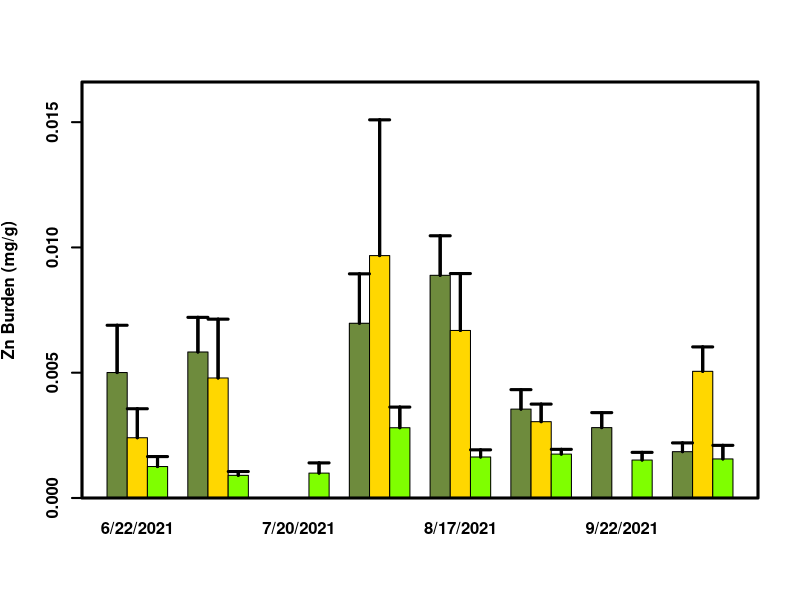

Recreate this plot in R.
library(tidyverse)
library(readr)
library(plyr)
library(dplyr)

alldata <- read_csv("2_incremental/20220420_STANDING_CROP.csv")

alldata$SAMPLING_DATE<-factor(alldata$SAMPLING_DATE,levels = c("6/22/2021", "7/7/2021", "7/20/2021", "8/3/2021", "8/17/2021","9/9/2021", "9/22/2021", "10/13/2021"), ordered=TRUE)

# Variable date to factor

dfALL <- data.frame(alldata[which(alldata$SAMPLE_DESCRIPTOR == c("EPIL","EPIP","FILA")),])

dfEPIL <- alldata[which(alldata$SAMPLE_DESCRIPTOR == "EPIL"),]

dfEPIP <- alldata[which(alldata$SAMPLE_DESCRIPTOR == "EPIP"),]

dfFILA <- alldata[which(alldata$SAMPLE_DESCRIPTOR == "FILA"),]

ssite<-"GC"

se <- function(x, ...) sqrt(var(x, ...)/length(x))

Ylabel=expression(bold("Zn Burden (mg/g)"))

names(alldata)

n1<-40

mult=1

ALL.SUM<-data.frame(aggregate(as.numeric(dfALL[,n1]) ~ SAMPLING_DATE+SAMPLE_DESCRIPTOR, dfALL, mean))
ALL.SUM[,4]<-aggregate(as.numeric(dfALL[,n1]) ~ SAMPLING_DATE+SAMPLE_DESCRIPTOR, dfALL, se)[,3]
#ALL.SUM <- subset(ALL.SUM, SITE == ssite)
names(ALL.SUM)<-c("DATE","SAMPLE_DESCRIPTOR","MEAN.ALL","STDER.ALL")
ALL.SUM[,5]<--2
ALL.SUM[,c(3,4)]<-ALL.SUM[,c(3,4)]*mult 

ALL.SUM[is.na(ALL.SUM)] <- 0

ALL.SUM[ALL.SUM < 0] <- 0


aty <- seq(0, max(ALL.SUM$MEAN.ALL, na.rm=TRUE), length.out=5)

# Uniform color

names(ALL.SUM)

dev.new()

tabbedMeans <- tapply(ALL.SUM$MEAN.ALL, list(ALL.SUM$SAMPLE_DESCRIPTOR,
                                             ALL.SUM$DATE),
                      function(x) c(x = x))
tabbedSE <- tapply(ALL.SUM$STDER.ALL, list(ALL.SUM$SAMPLE_DESCRIPTOR,
                                           ALL.SUM$DATE),
                   function(x) c(x = x))

barCenters <- barplot(MEAN.ALL ~ SAMPLE_DESCRIPTOR+DATE, data = ALL.SUM, 
                      beside = TRUE, 
                      ylim = c(0, max(ALL.SUM$MEAN.ALL+ALL.SUM$STDER.ALL, na.rm=T)*1.1),
                      xlab="",
                      ylab=Ylabel,
                      #                     col=colors()[89],
                      col=c(colors()[89],"gold" , "chartreuse"),
                      font=2,
                      lwd=2
)

segments(barCenters, tabbedMeans, barCenters,
         tabbedMeans + tabbedSE, lwd = 3)

arrows(barCenters, tabbedMeans, barCenters,
       tabbedMeans + tabbedSE, lwd = 3, angle = 90,
       code = 2, length = 0.1)

box(lwd=3)
